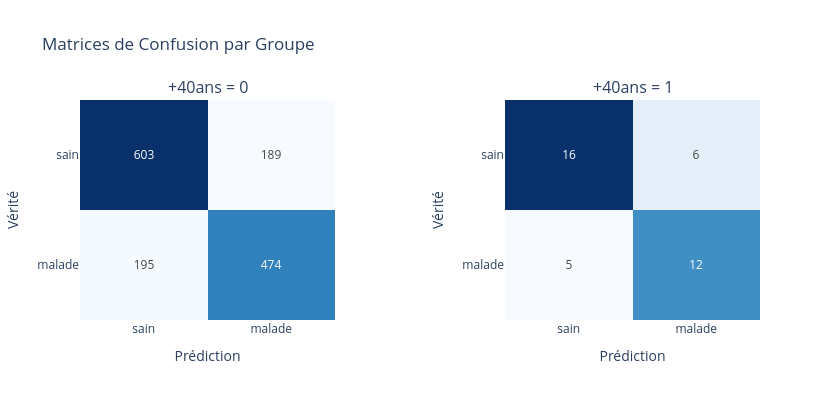

The code cell stored with this chart in its notebook:
### Markdown cell above
Des resultats impressionant !! L'erreur global a reduit de maniere non négligable ! Et encore mieux, les erreur entre les groupes a tres bien reduit, certe toujours présent mais tres agreable

### Code cell
plot_confusion_matrices_side_by_side(
    df=lfr_pred,
    group_column='+40ans',
    labels=["sain", "malade"],
)

### Figure 1 — Plotly figure (JSON) as saved in the notebook; plotly's stock layout.template omitted (floating-point values rounded to 4 significant figures)
{"data": [{"colorscale": [[0, "rgb(247,251,255)"], [0.125, "rgb(222,235,247)"], [0.25, "rgb(198,219,239)"], [0.375, "rgb(158,202,225)"], [0.5, "rgb(107,174,214)"], [0.625, "rgb(66,146,198)"], [0.75, "rgb(33,113,181)"], [0.875, "rgb(8,81,156)"], [1, "rgb(8,48,107)"]], "hoverinfo": "z", "showscale": false, "text": [["603", "189"], ["195", "474"]], "texttemplate": "%{text}", "type": "heatmap", "x": ["sain", "malade"], "xaxis": "x", "y": ["sain", "malade"], "yaxis": "y", "z": [[603, 189], [195, 474]], "zmin": 0}, {"colorscale": [[0, "rgb(247,251,255)"], [0.125, "rgb(222,235,247)"], [0.25, "rgb(198,219,239)"], [0.375, "rgb(158,202,225)"], [0.5, "rgb(107,174,214)"], [0.625, "rgb(66,146,198)"], [0.75, "rgb(33,113,181)"], [0.875, "rgb(8,81,156)"], [1, "rgb(8,48,107)"]], "hoverinfo": "z", "showscale": false, "text": [["16", "6"], ["5", "12"]], "texttemplate": "%{text}", "type": "heatmap", "x": ["sain", "malade"], "xaxis": "x2", "y": ["sain", "malade"], "yaxis": "y2", "z": [[16, 6], [5, 12]], "zmin": 0}], "layout": {"annotations": [{"font": {"size": 16}, "showarrow": false, "text": "+40ans = 0", "x": 0.1875, "xanchor": "center", "xref": "paper", "y": 1, "yanchor": "bottom", "yref": "paper"}, {"font": {"size": 16}, "showarrow": false, "text": "+40ans = 1", "x": 0.8125, "xanchor": "center", "xref": "paper", "y": 1, "yanchor": "bottom", "yref": "paper"}], "height": 400, "title": {"text": "Matrices de Confusion par Groupe"}, "width": 840, "xaxis": {"anchor": "y", "domain": [0, 0.375], "title": {"text": "Prédiction"}}, "xaxis2": {"anchor": "y2", "domain": [0.625, 1], "title": {"text": "Prédiction"}}, "yaxis": {"anchor": "x", "autorange": "reversed", "domain": [0, 1], "title": {"text": "Vérité"}}, "yaxis2": {"anchor": "x2", "autorange": "reversed", "domain": [0, 1], "title": {"text": "Vérité"}}}}
